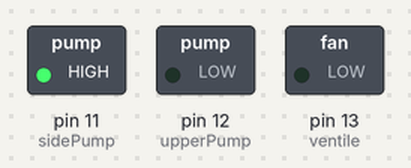
Bench run of a sketch on a simulated Arduino Uno, built with avr-gcc and run on an emulated ATmega328P. On the bench: switched loads named in the sketch (green lamp = pin HIGH).

Above: at 2.5 s.
At 5.5 s:
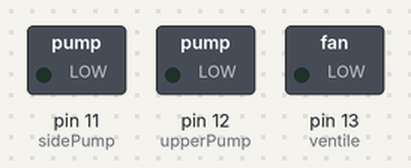
At 9.5 s:
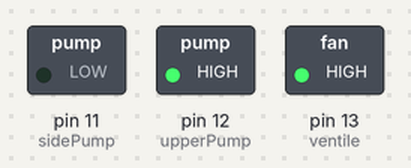
At 12.5 s:
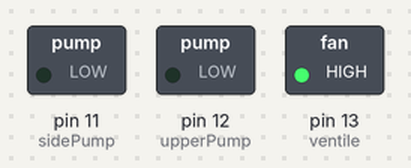
Timing chart, 0 to 18.2 s (numbered marks = the images above):
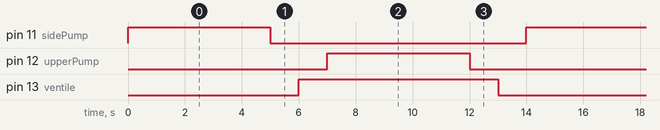

Measured:
- by itself, pin 11 (sidePump), pin 12 (upperPump): alternates HIGH for 5.0 s and LOW for 9.0 s
- by itself, pin 13 (ventile): alternates HIGH for 7.0 s and LOW for 7.0 s
- by itself, everything shown: repeats every 14.0 s, in 6 steps

The sketch:

Pump_Test.ino
```cpp
const int ventile = 13;
const int upperPump = 12;
const int sidePump = 11;

void setup() {
  pinMode(ventile, OUTPUT);
  pinMode(upperPump, OUTPUT);
  pinMode(sidePump, OUTPUT);

  digitalWrite(ventile, LOW);
  digitalWrite(upperPump, LOW);
  digitalWrite(sidePump, LOW);
}

void loop() {
  digitalWrite(sidePump, HIGH);
  delay(5000);
  digitalWrite(sidePump,LOW);
  delay(1000);

  digitalWrite(ventile, HIGH);
  delay(1000);
  digitalWrite(upperPump, HIGH);
  delay(5000);
  digitalWrite(upperPump, LOW);
  delay(1000);
  digitalWrite(ventile, LOW);
  delay(1000);
}
```
